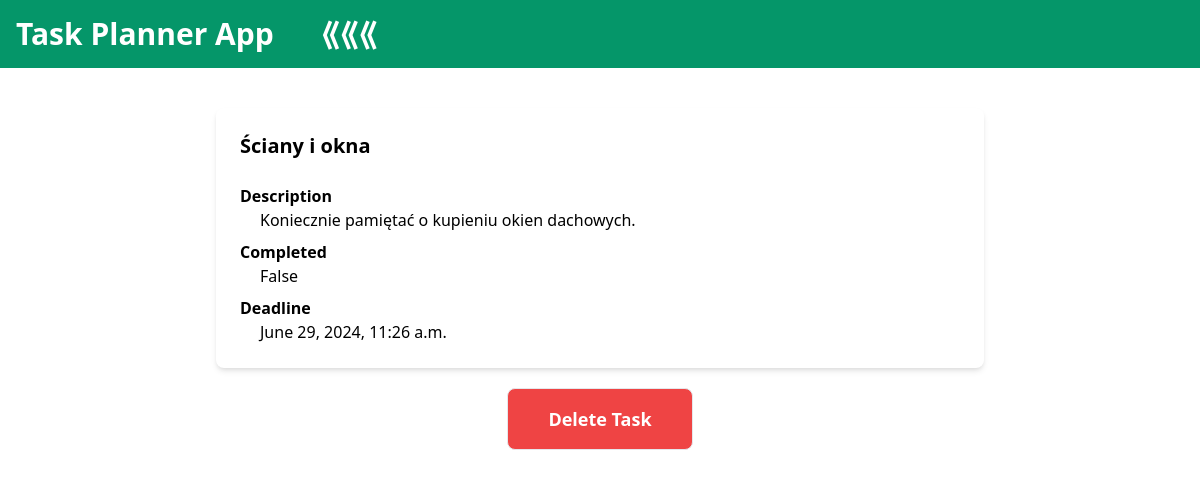
Screenshot of /2/4 with the database file from the repository.
### tasks_app/models.py (models this page shows)
class TaskItem(models.Model):
    task_list   = models.ForeignKey(TaskList, on_delete=models.CASCADE)
    name        = models.CharField(max_length=100, blank=False)
    description = models.CharField(max_length=100)
    complete    = models.BooleanField(default=False)
    due_date    = models.DateTimeField()

### tasks_app/views.py (the view)
# urls.py: path('<int:id>/<int:id_2>', views.task_details, name="task_details"),
def task_details(request,id,id_2):
    task_list = TaskList.objects.get(id=id)
    task = TaskItem.objects.get(id=id_2)
    return render(request, 'task_details.html', {"task":task})

### templates/task_details.html
{% extends "base.html" %}
{% block content %}
<div class="text-left max-w-3xl mx-auto bg-white p-6 rounded-lg shadow-md flex flex-col">
    <div class="mb-4 text-xl font-semibold">{{task.name}}</div>
    <label class="mt-2 font-semibold">Description</label>
    <div class="ml-5">{{ task.description }}</div>
    <label class="mt-2 font-semibold">Completed</label>
    <div class="ml-5">{{ task.complete}}</div>
    <label class="mt-2 font-semibold">Deadline</label>
    <div class="ml-5">{{task.due_date}}</div>
</div>
<button class="bg-red-500 mx-auto text-lg text-white font-semibold mt-5 p-4 px-10 border rounded-lg transition-transform transform hover:bg-red-700">
    <a href='./{{task.id}}/delete_task'>Delete Task</a>
</button>
{% endblock %}

### rows the page displays
TaskItem: name "Ściany i okna", description "Koniecznie pamiętać o kupieniu okien dachowych.", complete "False", due_date "June 29, 2024, 11:26 a.m."
